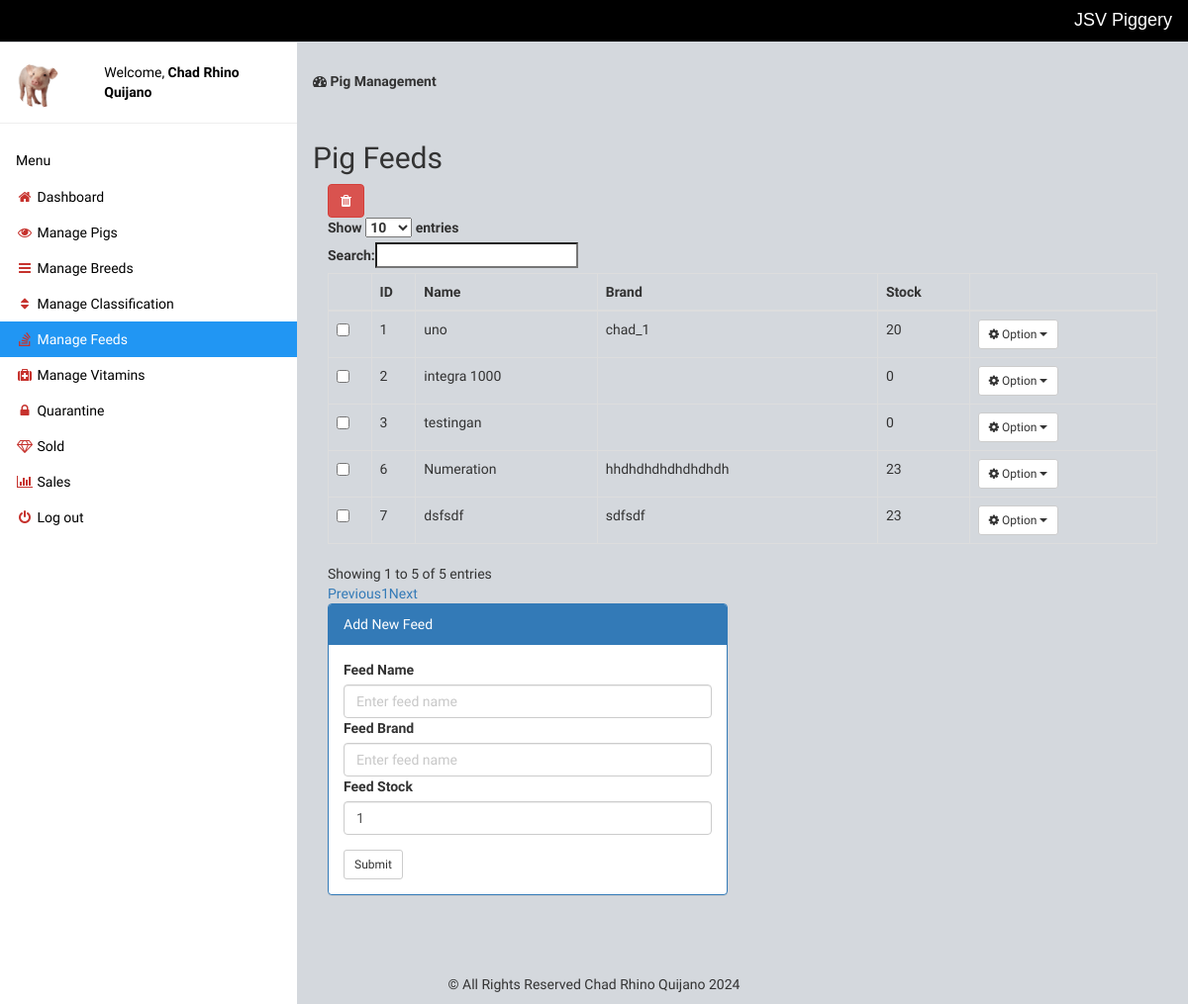
Screenshot of /manage-feed.php (signed in) with the database file from the repository.
### tables this page shows
CREATE TABLE `feed` (
  `id` int(50) NOT NULL,
  `name` varchar(50) NOT NULL,
  `brand` text NOT NULL,
  `stock` int(11) NOT NULL DEFAULT 1
);

### manage-feed.php (the view, shortened to what this page needs)
<?php include 'setting/system.php'; ?>
<?php include 'theme/head.php'; ?>
<?php include 'theme/sidebar.php'; ?>
<div class="w3-main" style="margin-left:300px;margin-top:43px;">
	<header class="w3-container" style="padding-top:22px">
		<h5><b><i class="fa fa-dashboard"></i> Pig Management</b></h5>
	</header>
	<div class="w3-container" style="padding-top:22px">
		<div class="w3-row">
			<h2>Pig Feeds</h2>
			<div class="col-md-12">
				<a title="Check to delete from list" data-toggle="modal" data-target="#_removefeed" id="delete" class="btn btn-danger"><i class="fa fa-trash"></i>
				</a>
				<form method="post" action="delete_feed.php">
					<table class="table table-hover table-bordered" id="table">
						<thead>
							<tr>
								<th></th>
								<th>ID</th>
								<th>Name</th>
								<th>Brand</th>
								<th>Stock</th>
								<th></th>
							</tr>
						</thead>
						<tbody>
							<?php
							$get = $db->query("SELECT * FROM feed");
							$res = $get->fetchAll(PDO::FETCH_OBJ);
							foreach ($res as $n) { ?>
								<tr>
									<td>
										<input type="checkbox" name="selector[]" value="<?php echo $n->id ?>">
									</td>
									<td> <?php echo $n->id; ?> </td>
									<td> <?php echo $n->name; ?> </td>
									<td> <?php echo $n->brand; ?> </td>
									<td> <?php echo $n->stock; ?> </td>
									<td class="dropdown">
										<button class="btn btn-sm btn-default dropdown-toggle" type="button" data-toggle="dropdown"><i class="fa fa-cog"></i> Option
											<span class="caret"></span></button>
									</td>
								</tr>
							<?php }
							?>
						</tbody>
					</table>
				</form>
			</div>
			<?php
			$title = "Add New Feed";
			$name = "";
			$brand = "";
			$stock = null;
			$button_name = "submit";
			?>
			<div class="col-md-6">
				<div class="panel panel-primary">
					<div class="panel-heading"><?= $title ?></div>
					<div class="panel-body">
						<form method="post">
							<div class="form-group">
								<label class="control-label">Feed Name</label>
								<input type="text" name="feed" class="form-control" placeholder="Enter feed name" value="<?= $name ?>">
								<label class="control-label">Feed Brand</label>
								<input type="text" name="brand" class="form-control" placeholder="Enter feed name" value="<?= $brand ?>">
								<label class="control-label">Feed Stock</label>
								<input type="number" name="stock" class="form-control" value="<?= $stock ?? 1 ?>">
							</div>
							<button class="btn btn-sm btn-default" type="submit" name="<?= $button_name ?>">Submit</button>
						</form>
					</div>
				</div>
			</div>
		</div>
	</div>
</div>
<?php include 'theme/foot.php'; ?>

### theme/head.php (style rules this page uses)
body { font-family: 'Baumans'; background-color: #d4d8dd; }

### rows the page displays
feed: id "1", name "uno", brand "chad_1", stock "20"
feed: id "2", name "integra 1000", stock "0"
feed: id "3", name "testingan", stock "0"
feed: id "6", name "Numeration", brand "hhdhdhdhdhdhdhdh", stock "23"
feed: id "7", name "dsfsdf", brand "sdfsdf", stock "23"

### other values shown
NAME_X "JSV Piggery"
$_SESSION['name'] "Chad Rhino Quijano"
$title "Add New Feed"
